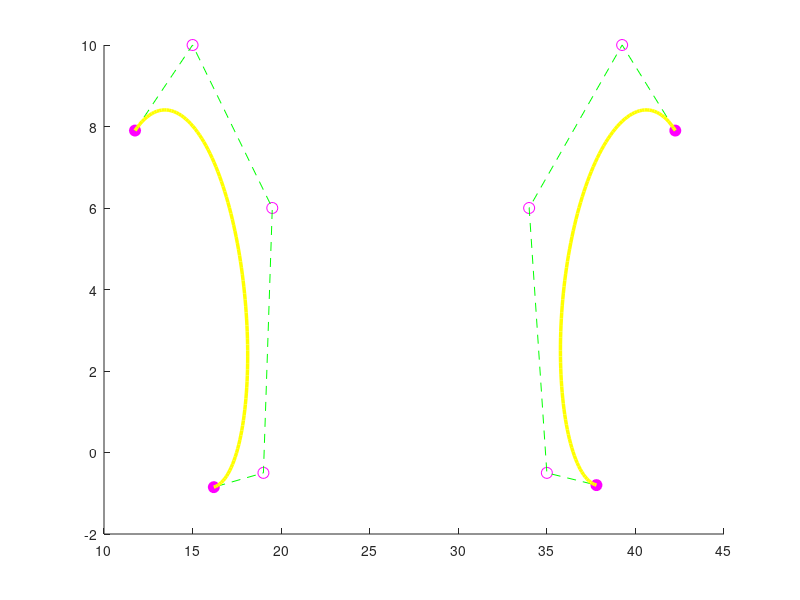

This chart was generated by the following MATLAB code:
function obraji_poligoane_control()

t = linspace(0,1); % Parametrul
% Punctele de control
b1 = [11.75 15 19.5 19 16.2; 7.9 10 6 -0.5 -0.85];
b2 = [42.25 39.25 34 35 37.8; 7.9 10 6 -0.5 -0.8];
% Polinoamele Bernstein de gradul 4
B0 = (1-t).^4;
B1 = 4.*(1-t).^3.*t;
B2 = 6.*(1-t).^2.*t.^2;
B3 = 4.*(1-t).*t.^3;
B4 = t.^4;
B = [B0;B1;B2;B3;B4]; % Matricea care cuprinde toate polinoamele Bernstein
% Curbele Bezier
f1 = b1*B;
f2 = b2*B;

% --> Desenare grafic (curba + poligoanele de control) <--
hold on 
% Deseneaza cercuri pline pentru primul si ultimul punct din poligoanele de control
plot([b1(1,1),b1(1,end)],[b1(2,1),b1(2,end)],'mo','MarkerFaceColor','m','MarkerSize',8)
plot([b2(1,1),b2(1,end)],[b2(2,1),b2(2,end)],'mo','MarkerFaceColor','m','MarkerSize',8)

% Deseneaza cercuri goale pentru punctele interioare din poligoanele de control 
plot(b1(1,2:end-1),b1(2,2:end-1),'mo','MarkerSize',8)
plot(b2(1,2:end-1),b2(2,2:end-1),'mo','MarkerSize',8)

% Traseaza poligoanele de control
plot(b1(1,:),b1(2,:),'--g')
plot(b2(1,:),b2(2,:),'--g')

% Traseaza curbele Bezier generate din punctele de control
plot(f1(1,:),f1(2,:),'y','LineWidth',2.5)
plot(f2(1,:),f2(2,:),'y','LineWidth',2.5)
hold off

end